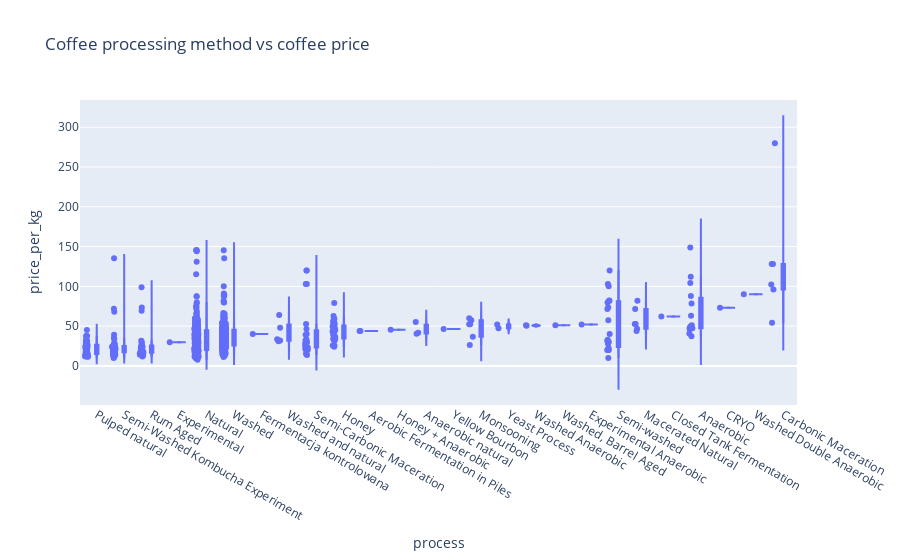

Notebook source saved alongside this figure:
### Code cell
categorical_data = ['process', 'brewing method', 'roast', 'blend', 'arabica_robusta', 'origin']

process_fig = px.violin(coffee_df, x='process', y='price_per_kg', box=True, points="all", title="Coffee processing method vs coffee price")
process_fig.update_layout(xaxis_type="category", xaxis={'categoryorder':'mean ascending'})

### Figure 1 — Plotly figure (JSON) as saved in the notebook; plotly's stock layout.template omitted (floating-point values rounded to 4 significant figures; data arrays with more than 128 entries replaced by an {"elided": "..."} marker saying what was removed)
{"data": [{"alignmentgroup": "True", "box": {"visible": true}, "hovertemplate": "process=%{x}<br>price_per_kg=%{y}<extra></extra>", "legendgroup": "", "marker": {"color": "#636efa"}, "name": "", "offsetgroup": "", "orientation": "v", "points": "all", "scalegroup": "True", "showlegend": false, "type": "violin", "x": {"elided": "863 str values"}, "x0": " ", "xaxis": "x", "y": {"elided": "863 float values"}, "y0": " ", "yaxis": "y"}], "layout": {"legend": {"tracegroupgap": 0}, "title": {"text": "Coffee processing method vs coffee price"}, "violinmode": "group", "xaxis": {"anchor": "y", "categoryorder": "mean ascending", "domain": [0, 1], "title": {"text": "process"}, "type": "category"}, "yaxis": {"anchor": "x", "domain": [0, 1], "title": {"text": "price_per_kg"}}}}
